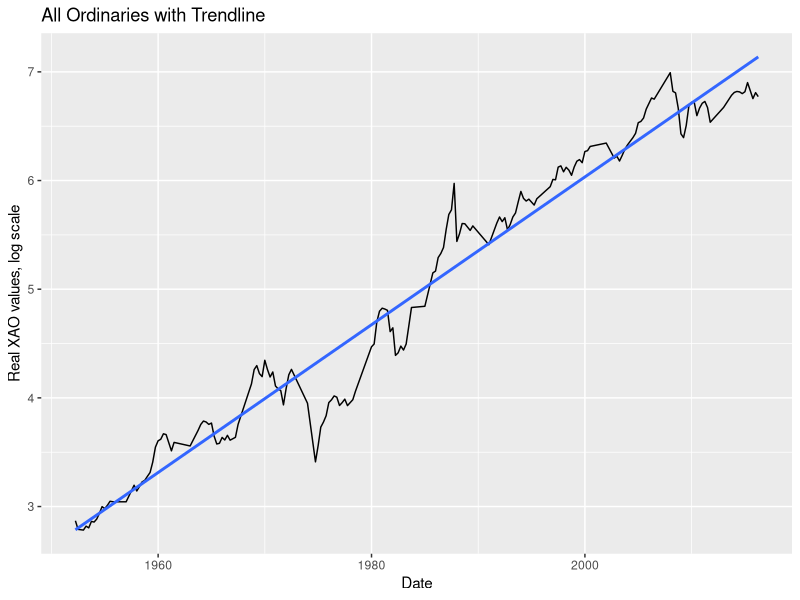
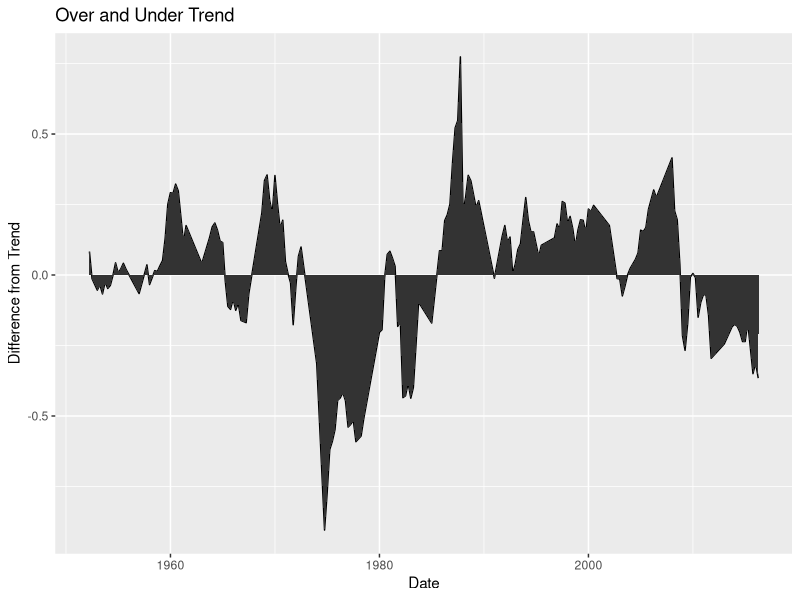
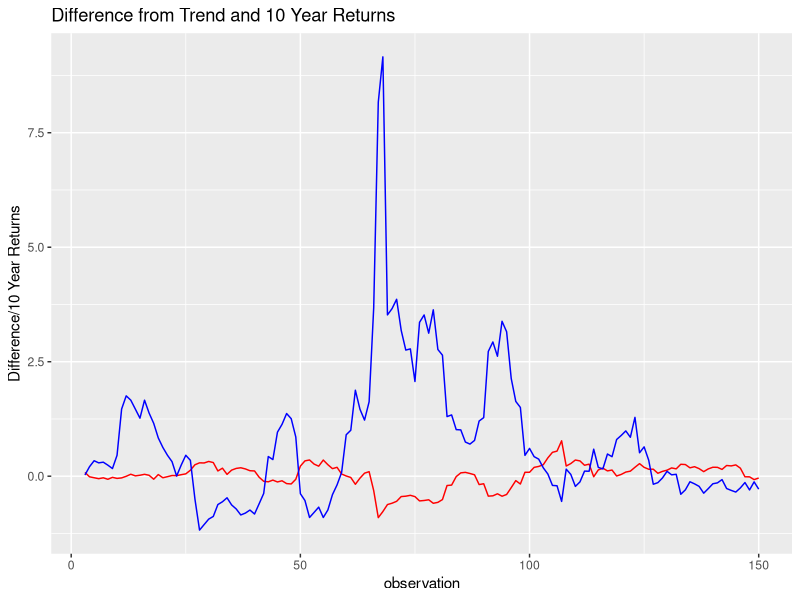
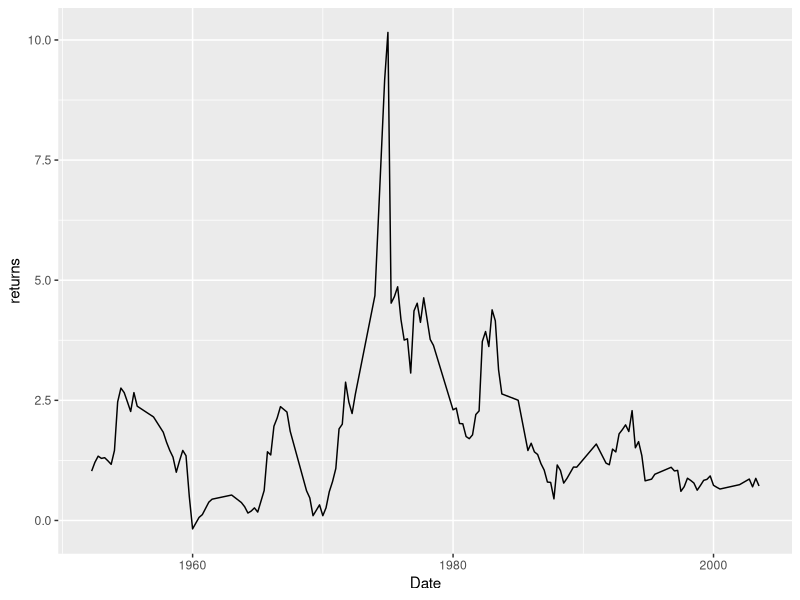
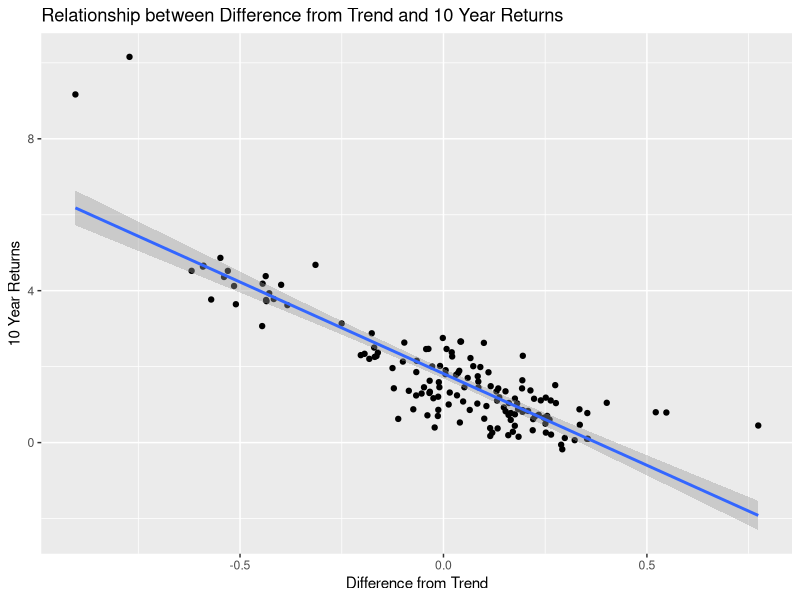
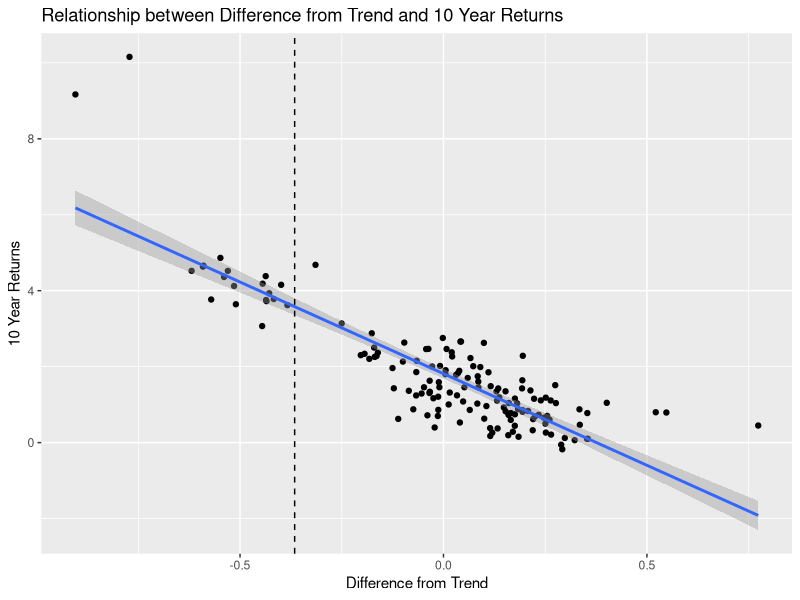

The R source for these figures, in order:
## ---- chunk 1
#read in the data
library(dplyr)
library(lubridate)
library(ggplot2)
setwd("/Users/Jake/Projects/MarketValuation/Data/")

cpi = read.csv("cpi.csv")
cpi$Date = as.Date(as.character(cpi$Date), format = "%d/%m/%Y")
cpi = cpi[c(1,2)]

#use cubic spline to interpolate monthly figures

xao = read.csv("xao.csv")
xao$Date = as.Date(as.character(xao$Date), format = "%d/%m/%Y")
xao = xao[c(1,2)]

data = merge(cpi, xao, by = "Date")
data = data[-c(1,2),]
## ---- chunk 2
#Adjust closes for inflation
base_cpi = data$CPI[1]


data = mutate(data, 
              adjusted_xao = XAO/base_cpi,
              log_adjusted_xao = log(adjusted_xao),
              observation = as.numeric(rownames(data)))


#fit
fit = lm(log_adjusted_xao ~ Date, data = data)
#get coefficients:
coef(fit)

data$predictions = predict(fit, data)
ggplot(data = data, aes(Date, log_adjusted_xao)) + geom_line() + geom_smooth(method = 'lm', se = FALSE) +
  ggtitle("All Ordinaries with Trendline") +
  ylab("Real XAO values, log scale")

#CHECK THAT LINE IS ACCURATE:
#ggplot(data = data, aes(Date, log_adjusted_xao)) + geom_line() + geom_abline(intercept = coef(fit)[1], slope = coef(fit)[2])

data = mutate(data, difference = (log_adjusted_xao - predictions))

## ---- chunk 3
#plot the over vs under trends
ggplot(data, aes(Date, difference)) + geom_line()  + geom_area() +
  ggtitle("Over and Under Trend") +
  ylab("Difference from Trend")
## ---- chunk 4
#Calculate subsequent 10 year performance from first obs.
#take obs 40-187, append as column leagged returns, 
ten_years = data$adjusted_xao[40:187]
new_data = data[1:148,]
new_data$ten_years = ten_years
new_data = mutate(new_data, returns = (ten_years - adjusted_xao)/adjusted_xao)

ggplot() + geom_line(data = new_data, colour = "red",aes(observation, difference)) + 
  geom_line(data = new_data, colour = "blue", aes(x = observation, y= returns-1)) +
  ggtitle("Difference from Trend and 10 Year Returns") +
  ylab("Difference/10 Year Returns")
## ---- chunk 5
#returns graph
ggplot(new_data, aes(x = Date, y = returns)) + geom_line()
## ---- chunk 6
#relationship with difference from trend vs 10 year returns
ggplot(new_data, aes(x = difference, y = returns)) + geom_point()+geom_smooth(method = lm) +
  ggtitle("Relationship between Difference from Trend and 10 Year Returns") +
  xlab("Difference from Trend") +
  ylab("10 Year Returns")
## ---- chunk 7
#new fit
new_fit = lm(ten_years ~ difference, data = new_data)

#coefficients
coef(new_fit)

#Now predicted 10 year returns:
last_difference = tail(data$difference, n = 1)

#we can also draw a horizontal line at the last difference value, to show where we stand.
ggplot(new_data, aes(x = difference, y = returns)) + geom_point()+geom_smooth(method = lm) +
  ggtitle("Relationship between Difference from Trend and 10 Year Returns") +
  xlab("Difference from Trend") +
  ylab("10 Year Returns") +
  geom_vline(xintercept = last_difference, linetype = "dashed")

